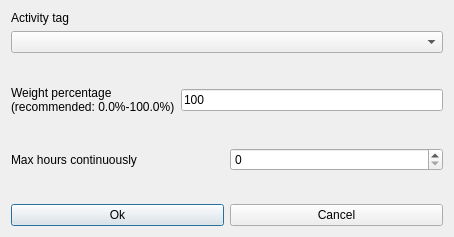
<?xml version="1.0" encoding="UTF-8"?>
<ui version="4.0">
 <class>ModifyConstraintStudentsActivityTagMaxHoursContinuouslyForm_template</class>
 <widget class="QDialog" name="ModifyConstraintStudentsActivityTagMaxHoursContinuouslyForm_template">
  <property name="geometry">
   <rect>
    <x>0</x>
    <y>0</y>
    <width>454</width>
    <height>237</height>
   </rect>
  </property>
  <property name="windowTitle">
   <string extracomment="This is the title of the dialog to modify a constraint of this type">Modify students activity tag max hours continuously</string>
  </property>
  <layout class="QGridLayout" name="gridLayout">
   <item row="0" column="0">
    <layout class="QVBoxLayout">
     <item>
      <widget class="QLabel" name="activityTagTextLabel">
       <property name="frameShape">
        <enum>QFrame::NoFrame</enum>
       </property>
       <property name="frameShadow">
        <enum>QFrame::Plain</enum>
       </property>
       <property name="text">
        <string>Activity tag</string>
       </property>
       <property name="wordWrap">
        <bool>false</bool>
       </property>
      </widget>
     </item>
     <item>
      <widget class="QComboBox" name="activityTagsComboBox">
       <property name="editable">
        <bool>false</bool>
       </property>
       <property name="insertPolicy">
        <enum>QComboBox::NoInsert</enum>
       </property>
       <property name="duplicatesEnabled">
        <bool>false</bool>
       </property>
      </widget>
     </item>
    </layout>
   </item>
   <item row="1" column="0">
    <spacer name="spacer6">
     <property name="orientation">
      <enum>Qt::Vertical</enum>
     </property>
     <property name="sizeType">
      <enum>QSizePolicy::Expanding</enum>
     </property>
     <property name="sizeHint" stdset="0">
      <size>
       <width>20</width>
       <height>20</height>
      </size>
     </property>
    </spacer>
   </item>
   <item row="2" column="0">
    <layout class="QHBoxLayout" name="horizontalLayout_2">
     <item>
      <widget class="QLabel" name="weightTextLabel">
       <property name="frameShape">
        <enum>QFrame::NoFrame</enum>
       </property>
       <property name="frameShadow">
        <enum>QFrame::Plain</enum>
       </property>
       <property name="text">
        <string>Weight percentage
(recommended: 0.0%-100.0%)</string>
       </property>
       <property name="wordWrap">
        <bool>false</bool>
       </property>
      </widget>
     </item>
     <item>
      <widget class="QLineEdit" name="weightLineEdit">
       <property name="text">
        <string notr="true">100</string>
       </property>
      </widget>
     </item>
    </layout>
   </item>
   <item row="3" column="0">
    <spacer name="verticalSpacer">
     <property name="orientation">
      <enum>Qt::Vertical</enum>
     </property>
     <property name="sizeHint" stdset="0">
      <size>
       <width>20</width>
       <height>27</height>
      </size>
     </property>
    </spacer>
   </item>
   <item row="4" column="0">
    <layout class="QHBoxLayout" name="horizontalLayout">
     <item>
      <widget class="QLabel" name="maxHoursTextLabel">
       <property name="frameShape">
        <enum>QFrame::NoFrame</enum>
       </property>
       <property name="frameShadow">
        <enum>QFrame::Plain</enum>
       </property>
       <property name="text">
        <string>Max hours continuously</string>
       </property>
       <property name="wordWrap">
        <bool>false</bool>
       </property>
      </widget>
     </item>
     <item>
      <widget class="QSpinBox" name="maxHoursSpinBox"/>
     </item>
    </layout>
   </item>
   <item row="5" column="0">
    <spacer name="verticalSpacer_2">
     <property name="orientation">
      <enum>Qt::Vertical</enum>
     </property>
     <property name="sizeHint" stdset="0">
      <size>
       <width>20</width>
       <height>27</height>
      </size>
     </property>
    </spacer>
   </item>
   <item row="6" column="0">
    <layout class="QHBoxLayout">
     <item>
      <widget class="QPushButton" name="okPushButton">
       <property name="text">
        <string>Ok</string>
       </property>
      </widget>
     </item>
     <item>
      <widget class="QPushButton" name="cancelPushButton">
       <property name="text">
        <string>Cancel</string>
       </property>
      </widget>
     </item>
    </layout>
   </item>
  </layout>
 </widget>
 <layoutdefault spacing="6" margin="11"/>
 <resources/>
 <connections/>
</ui>
